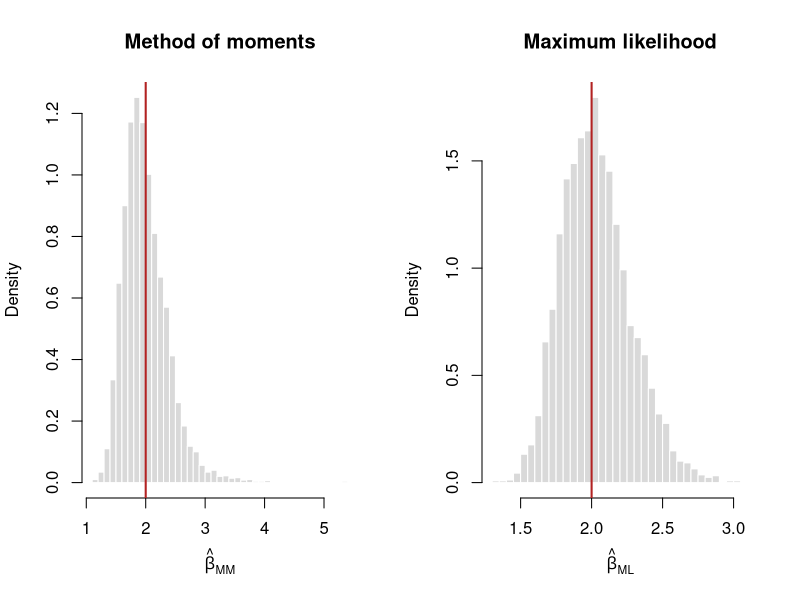
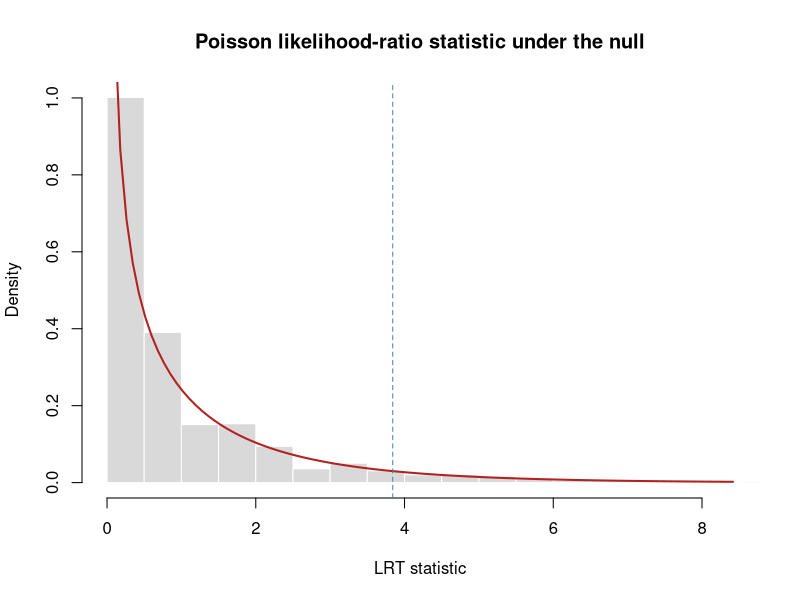

These charts were generated, in order, by the following R code:
## ---- chunk 1
#| label: setup
set.seed(2026)
options(digits = 5)
## ---- chunk 2
mc_integral <- function(n) {
  u <- runif(n)
  values <- exp(-u^2)

  c(
    estimate = mean(values),
    monte_carlo_se = sd(values) / sqrt(n)
  )
}

mc_sizes <- c(100, 1000, 10000, 100000)
mc_results <- t(vapply(mc_sizes, mc_integral, numeric(2)))
mc_results <- data.frame(n = mc_sizes, mc_results, row.names = NULL)

reference_value <- integrate(function(x) exp(-x^2), 0, 1)$value
mc_results$absolute_error <- abs(mc_results$estimate - reference_value)

mc_results
reference_value
## ---- chunk 3
alpha <- 3
beta <- 2
n <- 25
replications <- 5000

beta_mm <- numeric(replications)
beta_ml <- numeric(replications)

for (replication in seq_len(replications)) {
  # If Y ~ Gamma(alpha, rate = beta), then X = 1/Y is inverse-Gamma.
  x <- 1 / rgamma(n, shape = alpha, rate = beta)
  beta_mm[replication] <- (alpha - 1) * mean(x)
  beta_ml[replication] <- n * alpha / sum(1 / x)
}

estimator_summary <- data.frame(
  estimator = c("Method of moments", "Maximum likelihood"),
  empirical_mean = c(mean(beta_mm), mean(beta_ml)),
  theoretical_mean = c(
    beta,
    n * alpha * beta / (n * alpha - 1)
  ),
  empirical_bias = c(mean(beta_mm) - beta, mean(beta_ml) - beta),
  theoretical_bias = c(
    0,
    beta / (n * alpha - 1)
  ),
  empirical_variance = c(var(beta_mm), var(beta_ml)),
  theoretical_variance = c(
    beta^2 / (n * (alpha - 2)),
    (n * alpha)^2 * beta^2 /
      ((n * alpha - 1)^2 * (n * alpha - 2))
  ),
  empirical_mse = c(
    mean((beta_mm - beta)^2),
    mean((beta_ml - beta)^2)
  )
)

estimator_summary
## ---- chunk 4
par(mfrow = c(1, 2))
hist(beta_mm, breaks = 35, probability = TRUE,
     col = "grey85", border = "white",
     main = "Method of moments", xlab = expression(hat(beta)[MM]))
abline(v = beta, col = "firebrick", lwd = 2)

hist(beta_ml, breaks = 35, probability = TRUE,
     col = "grey85", border = "white",
     main = "Maximum likelihood", xlab = expression(hat(beta)[ML]))
abline(v = beta, col = "firebrick", lwd = 2)
par(mfrow = c(1, 1))
## ---- chunk 5
poisson_lrt <- function(x, lambda0) {
  lambda_hat <- mean(x)
  log_term <- if (lambda_hat == 0) 0 else {
    lambda_hat * log(lambda_hat / lambda0)
  }

  2 * length(x) * (lambda0 - lambda_hat + log_term)
}

lambda0 <- 5
n_test <- 25
test_replications <- 10000

lrt_values <- replicate(
  test_replications,
  poisson_lrt(rpois(n_test, lambda = lambda0), lambda0)
)

cutoff_asymptotic <- qchisq(0.95, df = 1)
cutoff_monte_carlo <- unname(quantile(lrt_values, 0.95))

data.frame(
  method = c("Chi-square approximation", "Monte Carlo"),
  cutoff_95 = c(cutoff_asymptotic, cutoff_monte_carlo),
  null_rejection_rate_using_cutoff = c(
    mean(lrt_values > cutoff_asymptotic),
    mean(lrt_values > cutoff_monte_carlo)
  )
)
## ---- chunk 6
hist(lrt_values, probability = TRUE, breaks = 45,
     col = "grey85", border = "white",
     main = "Poisson likelihood-ratio statistic under the null",
     xlab = "LRT statistic", xlim = c(0, quantile(lrt_values, 0.995)))
curve(dchisq(x, df = 1), add = TRUE,
      col = "firebrick", lwd = 2, from = 0.01)
abline(v = cutoff_asymptotic, lty = 2, col = "steelblue")
